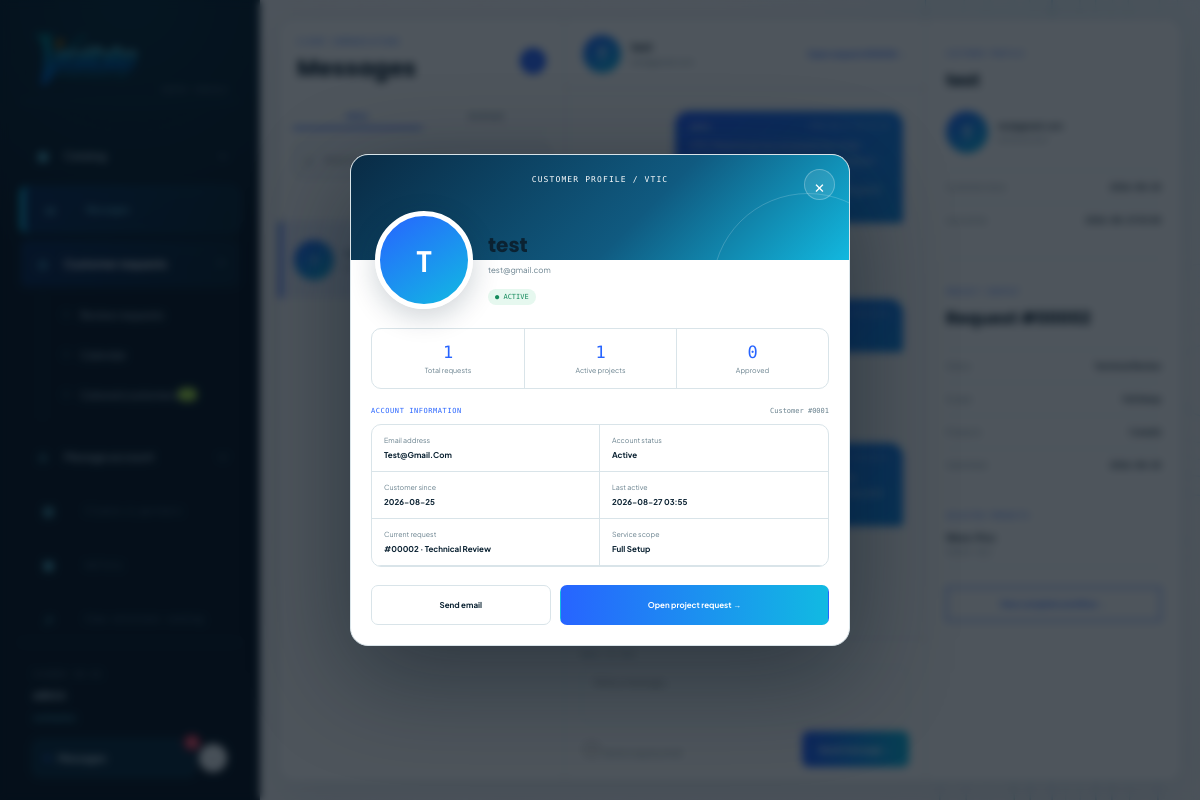
/admin/messages?request_id=2&profile=1 (signed in), run on the app's committed database.
### tables this page shows
CREATE TABLE customers (
                id INTEGER PRIMARY KEY,
                full_name TEXT NOT NULL,
                email TEXT NOT NULL COLLATE NOCASE UNIQUE,
                password_hash TEXT NOT NULL,
                created_at TEXT NOT NULL DEFAULT CURRENT_TIMESTAMP,
                last_login_at TEXT
            , status TEXT NOT NULL DEFAULT 'active', status_updated_at TEXT, status_expires_at TEXT, avatar_url TEXT);

CREATE TABLE review_requests (
                id INTEGER PRIMARY KEY,
                customer_id INTEGER NOT NULL,
                customer_name TEXT NOT NULL,
                customer_email TEXT NOT NULL,
                notes TEXT NOT NULL DEFAULT '',
                status TEXT NOT NULL DEFAULT 'pending',
                created_at TEXT NOT NULL DEFAULT CURRENT_TIMESTAMP, ai_solution_option_id INTEGER, commercial_notes TEXT NOT NULL DEFAULT '', bom_document TEXT, proposal_document TEXT, admin_reviewed_by INTEGER, admin_reviewed_at TEXT, superadmin_approved_by INTEGER, superadmin_approved_at TEXT, customer_notified_at TEXT, service_scope TEXT NOT NULL DEFAULT '', customer_scope_decided_at TEXT, marketing_reviewed_by INTEGER, marketing_reviewed_at TEXT, technical_reviewed_by INTEGER, technical_reviewed_at TEXT, site_survey_at TEXT, site_survey_location TEXT NOT NULL DEFAULT '', site_survey_notes TEXT NOT NULL DEFAULT '', assigned_marketing_admin_id INTEGER, assigned_marketing_at TEXT,
                FOREIGN KEY (customer_id) REFERENCES customers(id)
            );

### app.py (the view)
@app.route("/admin/messages")
@login_required
def admin_messages():
    role = session.get("admin_role")
    access_sql = "1 = 1"
    access_params = []
    if role == "admin_marketing":
        access_sql = "r.assigned_marketing_admin_id = ?"
        access_params = [session["admin_id"]]
    elif role == "admin_technical":
        access_sql = "r.status IN ('technical_review', 'site_survey_scheduled', 'marketing_bom_review')"
    elif role == "admin":
        access_sql = "r.status NOT IN ('technical_review', 'site_survey_scheduled')"
    show_archived = request.args.get("view") == "archived"
    with get_db() as database:
        conversations = rows_to_dicts(
            database.execute(
                f"""SELECT r.id, r.customer_id, r.customer_name, r.customer_email,
                           r.status, r.created_at, r.service_scope,
                           CASE WHEN COALESCE(pref.is_muted, 0) = 1
                                  AND (pref.muted_until IS NULL OR pref.muted_until > CURRENT_TIMESTAMP)
                                THEN 1 ELSE 0 END AS is_muted,
                           pref.muted_until,
                           COALESCE(pref.is_archived, 0) AS is_archived,
                           COALESCE(pref.is_blocked, 0) AS is_blocked,
                           COUNT(DISTINCT item.id) AS product_count,
                           MAX(message.id) AS latest_message_id,
                           MAX(message.created_at) AS latest_message_at,
                           (SELECT latest.message FROM review_request_messages latest
                            WHERE latest.request_id = r.id
                            ORDER BY latest.id DESC LIMIT 1) AS latest_message,
                           (SELECT COUNT(*) FROM review_request_messages incoming
                            WHERE incoming.request_id = r.id
                              AND incoming.sender_type = 'customer'
                              AND NOT EXISTS (
                                SELECT 1 FROM review_message_reads receipt
                                WHERE receipt.message_id = incoming.id
                                  AND receipt.reader_type = 'admin'
                                  AND receipt.reader_id = ?
                              )) AS unread_count
                    FROM review_requests r
                    LEFT JOIN review_request_items item ON item.request_id = r.id
                    LEFT JOIN review_request_messages message ON message.request_id = r.id
                    LEFT JOIN admin_conversation_preferences pref
                      ON pref.request_id = r.id AND pref.admin_id = ?
                    WHERE {access_sql}
                      AND pref.deleted_at IS NULL
                      AND COALESCE(pref.is_archived, 0) = ?
                    GROUP BY r.id
                    ORDER BY COALESCE(MAX(message.id), 0) DESC, r.id DESC""",
                (
                    session["admin_id"],
                    session["admin_id"],
                    *access_params,
                    1 if show_archived else 0,
                ),
            )
        )
        requested_id = request.args.get("request_id", type=int)
        active = next((row for row in conversations if row["id"] == requested_id), None)
        if active is None and conversations:
            active = conversations[0]
        active_messages = []
        active_items = []
        customer_profile = None
        if active:
            active_messages = rows_to_dicts(
                database.execute(
                    """SELECT * FROM review_request_messages
                       WHERE request_id = ? ORDER BY id""",
                    (active["id"],),
                )
            )
            active_items = rows_to_dicts(
                database.execute(
                    """SELECT product_name, brand, quantity FROM review_request_items
                       WHERE request_id = ? ORDER BY id""",
                    (active["id"],),
                )
            )
            customer_profile = database.execute(
                """SELECT customer.id, customer.full_name, customer.email,
                          customer.avatar_url, customer.created_at,
                          customer.last_login_at, customer.status,
                          (SELECT COUNT(*) FROM review_requests review
                           WHERE review.customer_id = customer.id) AS request_count,
                          (SELECT COUNT(*) FROM review_requests review
                           WHERE review.customer_id = customer.id
                             AND review.status = 'approved') AS approved_count,
                          (SELECT COUNT(*) FROM review_requests review
                           WHERE review.customer_id = customer.id
                             AND review.status NOT IN ('approved', 'cancelled')) AS active_count
                   FROM customers customer WHERE customer.id = ?""",
                (active["customer_id"],),
            ).fetchone()
            database.execute(
                """INSERT OR IGNORE INTO review_message_reads
                   (message_id, reader_type, reader_id)
                   SELECT id, 'admin', ? FROM review_request_messages
                   WHERE request_id = ?""",
                (session["admin_id"], active["id"]),
            )
            active["unread_count"] = 0
    return render_template(
        "admin_messages.html",
        conversations=conversations,
        active=active,
        active_messages=active_messages,
        active_items=active_items,
        customer_profile=dict(customer_profile) if customer_profile else None,
        show_archived=show_archived,
    )

### templates/admin_messages.html (shortened to what this page needs)
<!doctype html>
<html lang="en">
  <head>
    <link rel="stylesheet" href="{{ url_for('static', filename='css/admin_messages.css') }}" />
    {% include '_theme.html' %}
  </head>
  <body>
    {% include '_admin_sidebar.html' %}
    <main class="messages-page">
      <section class="messenger-shell">
        <aside class="conversation-list">
          <header><div><p>CLIENT COMMUNICATIONS</p><h1>{{ 'Archived' if show_archived else 'Messages' }}</h1></div><b>{{ conversations|length }}</b></header>
          <div class="inbox-tabs"><a class="{{ 'active' if not show_archived else '' }}" href="/admin/messages">Inbox</a><a class="{{ 'active' if show_archived else '' }}" href="/admin/messages?view=archived">Archived</a></div>
          <label class="conversation-search"><span>⌕</span><input type="search" placeholder="Search customers or requests" data-conversation-search /></label>
          <nav aria-label="Customer conversations">
            {% for conversation in conversations %}
            <div class="conversation-card {{ 'active' if active and active.id == conversation.id else '' }} {{ 'is-muted' if conversation.is_muted else '' }}" data-conversation-card data-search="{{ (conversation.customer_name ~ ' ' ~ conversation.customer_email ~ ' ' ~ conversation.id)|lower }}">
              <a class="conversation-card-main" href="/admin/messages?request_id={{ conversation.id }}">
                <i>{{ conversation.customer_name[:1]|upper }}</i>
                <span><b>{{ conversation.customer_name }}</b><small>{{ conversation.latest_message or 'No messages yet' }}</small></span>
                <time>{{ conversation.latest_message_at[:10] if conversation.latest_message_at else conversation.created_at[:10] }}</time>
              </a>
              <details class="conversation-actions conversation-card-actions">
                <summary aria-label="Options for {{ conversation.customer_name }}">•••</summary>
              </details>
            </div>
            {% else %}<div class="conversation-empty">No customer conversations are available in your work queue.</div>{% endfor %}
          </nav>
        </aside>
        {% if active %}
        <section class="message-thread">
          <header><div class="thread-person"><i></i><span><b></b><small></small></span></div><div class="thread-tools"><a href="/admin/review-requests#request-{{ active.id }}"></a></div></header>
          <div class="thread-messages" data-thread-messages>
            {% for message in active_messages %}
            <article class="{{ message.sender_type }}"><div><b>{{ message.sender_name }}</b><time>{{ message.created_at }}</time></div><p>{{ message.message }}</p></article>
            {% else %}<div class="thread-empty"><b>Start the conversation</b><span>Send an update or question about this project request.</span></div>{% endfor %}
          </div>
          <form class="message-composer" method="post" action="/admin/review-requests/{{ active.id }}/message">
            <label for="message-body">Reply to {{ active.customer_name }}</label>
            <footer><label><input type="checkbox" name="notify_email" value="1" /> Send a copy by email</label><button type="submit">Send message →</button></footer>
          </form>
        </section>
        <aside class="conversation-context" id="customer-profile">
          <header><span>CUSTOMER PROFILE</span><h2>{{ customer_profile.full_name }}</h2></header>
          <div class="profile-avatar">{% if customer_profile.avatar_url %}<img src="{{ customer_profile.avatar_url }}" alt="{{ customer_profile.full_name }}" />{% else %}<i></i>{% endif %}<div><b></b><small></small></div></div>
          <dl class="profile-meta"><div><dt></dt><dd></dd></div><div><dt></dt><dd></dd></div></dl>
          <header class="project-context-title"><span>PROJECT CONTEXT</span><h2>Request #{{ "%05d"|format(active.id) }}</h2></header>
          <dl><div><dt></dt><dd></dd></div><div><dt></dt><dd></dd></div><div><dt></dt><dd></dd></div><div><dt></dt><dd></dd></div></dl>
          <div class="context-products"><span></span>{% for item in active_items %}<article><b></b><small></small></article>{% else %}<p>No products attached.</p>{% endfor %}</div>
          <a href="/admin/review-requests#request-{{ active.id }}">View complete workflow →</a>
        </aside>
        {% else %}<section class="no-active-thread"><i>✉</i><h2>No conversation selected</h2><p>Customer project conversations will appear here.</p></section>{% endif %}
      </section>
    </main>
    {% if customer_profile %}<dialog class="profile-dialog" data-profile-dialog data-open-profile="{{ 'true' if request.args.get('profile') == '1' else 'false' }}">
      <article>
        <header><button type="button" data-close-profile aria-label="Close profile">×</button><span>CUSTOMER PROFILE / VTIC</span></header>
        <section class="profile-identity">
          {% if customer_profile.avatar_url %}<img src="{{ customer_profile.avatar_url }}" alt="{{ customer_profile.full_name }}" />{% else %}<i>{{ customer_profile.full_name[:1]|upper }}</i>{% endif %}
          <div><h2>{{ customer_profile.full_name }}</h2><p>{{ customer_profile.email }}</p><b class="profile-status profile-status--{{ customer_profile.status }}">● {{ customer_profile.status|upper }}</b></div>
        </section>
        <section class="profile-statistics">
          <div><b>{{ customer_profile.request_count }}</b><span>Total requests</span></div><div><b>{{ customer_profile.active_count }}</b><span>Active projects</span></div><div><b>{{ customer_profile.approved_count }}</b><span>Approved</span></div>
        </section>
        <section class="profile-information">
          <header><span>ACCOUNT INFORMATION</span><b>Customer #{{ "%04d"|format(customer_profile.id) }}</b></header>
          <dl><div><dt>Email address</dt><dd>{{ customer_profile.email }}</dd></div><div><dt>Account status</dt><dd>{{ customer_profile.status|title }}</dd></div><div><dt>Customer since</dt><dd>{{ customer_profile.created_at[:10] }}</dd></div><div><dt>Last active</dt><dd>{{ customer_profile.last_login_at[:16] if customer_profile.last_login_at else 'Never' }}</dd></div><div><dt>Current request</dt><dd>#{{ "%05d"|format(active.id) }} · {{ active.status|replace('_', ' ')|title }}</dd></div><div><dt>Service scope</dt><dd>{{ active.service_scope|replace('_', ' ')|title if active.service_scope else 'Awaiting confirmation' }}</dd></div></dl>
        </section>
        <footer><a href="mailto:{{ customer_profile.email }}">Send email</a><a class="primary" href="/admin/review-requests#request-{{ active.id }}">Open project request →</a></footer>
      </article>
    </dialog>{% endif %}
  </body>
</html>

### data on the page
customers: full_name "T", full_name "test", email "test@gmail.com", status "ACTIVE", id "0001", email "Test@gmail.com", status "Active", created_at "2026-08-25", last_login_at "2026-08-27 03:55"
review_requests: id "00002", status "Technical Review", service_scope "Full Setup"

### other printed values
{{ customer_profile.request_count }} "1"
{{ customer_profile.active_count }} "1"
{{ customer_profile.approved_count }} "0"
